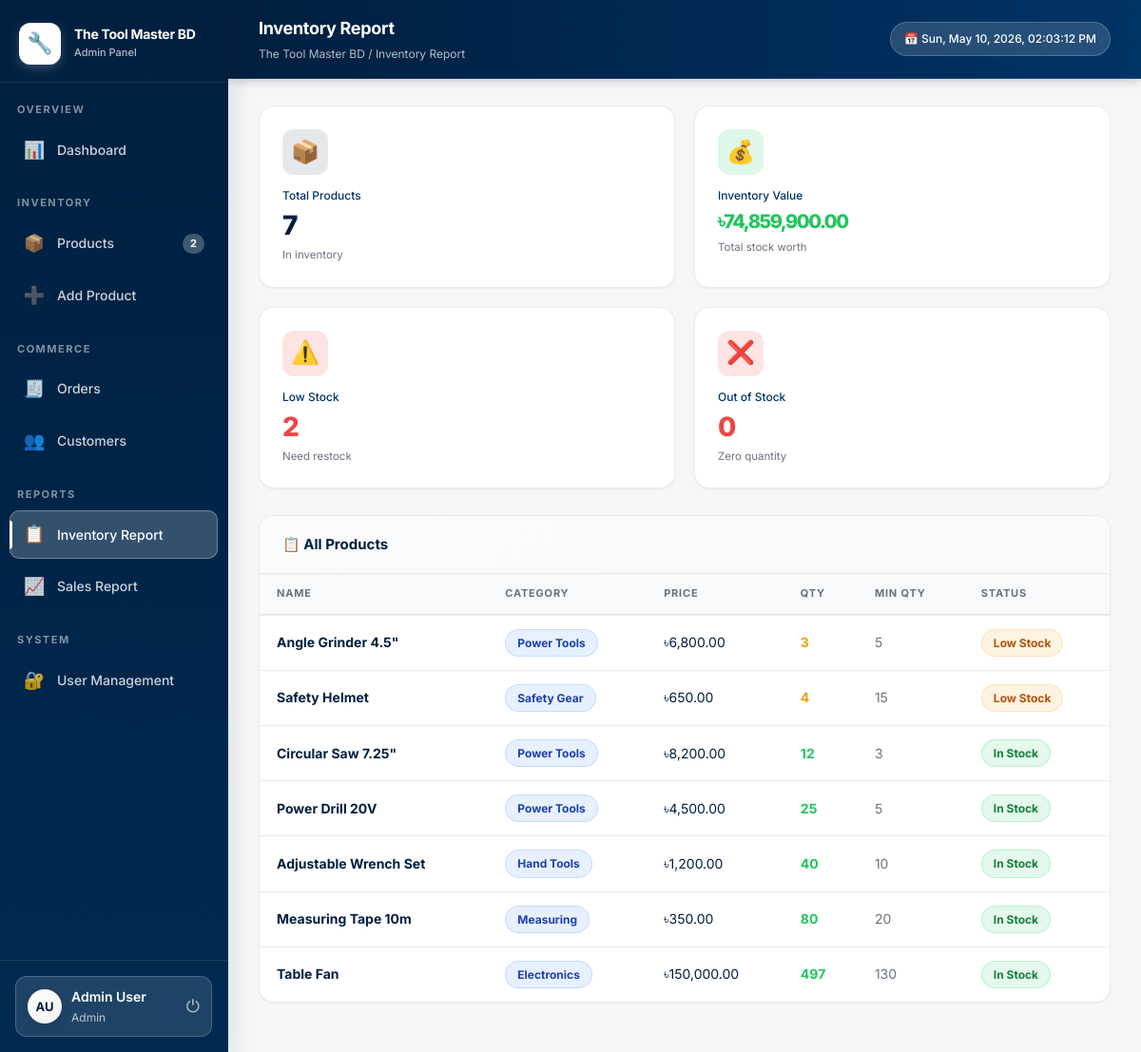
The page /inventory_report.php (signed in) on the database as committed earlier.
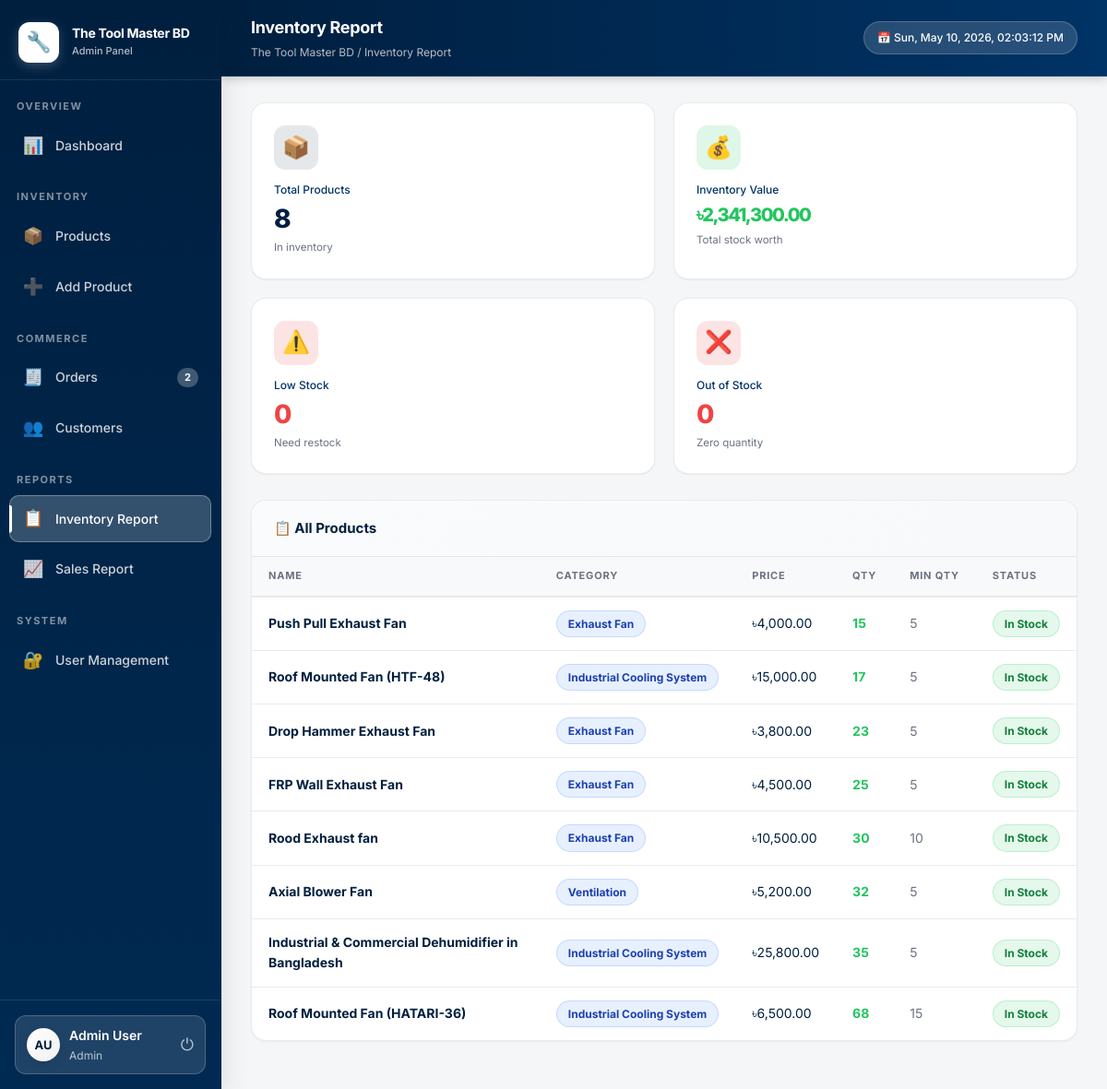
The same page on the database as committed later.
### tables this page shows
CREATE TABLE `products` (
  `id` int(11) NOT NULL,
  `name` varchar(200) NOT NULL,
  `category` varchar(100) DEFAULT NULL,
  `price` decimal(12,2) NOT NULL DEFAULT 0.00,
  `min_qty` int(11) NOT NULL DEFAULT 5,
  `supplier` varchar(150) DEFAULT NULL,
  `description` text DEFAULT NULL,
  `created_at` timestamp NOT NULL DEFAULT current_timestamp(),
  `image_url` varchar(255) DEFAULT NULL,
  `stock` int(11) DEFAULT 0,
  `quantity` int(11) DEFAULT 0
);

### inventory_report.php (the view, shortened to what the changed rows need)
<?php
$page_title = 'Inventory Report';
$active_nav = 'inventory_report';
require 'layout.php';
$products      = $conn->query("SELECT * FROM products ORDER BY quantity ASC");
$total_products= (int)$conn->query("SELECT COUNT(*) AS c FROM products")->fetch_assoc()['c'];
$low_stock     = (int)$conn->query("SELECT COUNT(*) AS c FROM products WHERE quantity <= min_qty")->fetch_assoc()['c'];
$inv_value     = (float)$conn->query("SELECT SUM(price*quantity) AS v FROM products")->fetch_assoc()['v'];
?>
<div class="stats-grid">
  <div class="stat-card"><div class="stat-ico c-orange">📦</div><div class="stat-lbl">Total Products</div><div class="stat-val c-orange"><?=$total_products?></div><div class="stat-hint">In inventory</div></div>
  <div class="stat-card"><div class="stat-ico c-green">💰</div><div class="stat-lbl">Inventory Value</div><div class="stat-val c-green" style="font-size:20px">৳<?=number_format($inv_value,2)?></div><div class="stat-hint">Total stock worth</div></div>
  <div class="stat-card"><div class="stat-ico c-red">⚠️</div><div class="stat-lbl">Low Stock</div><div class="stat-val c-red"><?=$low_stock?></div><div class="stat-hint">Need restock</div></div>
</div>
<div class="card">
  <div class="tbl-wrap"><table>
    <thead><tr><th>Name</th><th>Category</th><th>Price</th><th>Qty</th><th>Min Qty</th><th>Status</th></tr></thead>
    <tbody>
    <?php if($products->num_rows>0): while($p=$products->fetch_assoc()):
      if($p['quantity']==0) $status="<span class='badge b-red'>Out of Stock</span>";
      elseif($p['quantity']<=$p['min_qty']) $status="<span class='badge b-amber'>Low Stock</span>";
      else $status="<span class='badge b-green'>In Stock</span>";
    ?>
    <tr>
      <td><strong><?=htmlspecialchars($p['name'])?></strong></td>
      <td><span class="badge b-blue"><?=htmlspecialchars($p['category']??'—')?></span></td>
      <td>৳<?=number_format((float)$p['price'],2)?></td>
      <td style="font-weight:700;color:<?=$p['quantity']==0?'var(--red)':($p['quantity']<=$p['min_qty']?'var(--amber)':'var(--green)')?>"><?=$p['quantity']?></td>
      <td style="color:var(--text3)"><?=$p['min_qty']?></td>
      <td><?=$status?></td>
    </tr>
    <?php endwhile; else: ?>
    <tr><td colspan="6"><div class="empty-state"><div class="ei">📦</div>No products found</div></td></tr>
    <?php endif; ?>
    </tbody>
  </table></div>
</div>
</div></div></div></body></html>

### layout.php (shortened to what the changed rows need)
<?php
require_once (isset($base_path) ? $base_path : '') . 'db.php';
$page_title = $page_title ?? 'Dashboard';
$active_nav = $active_nav ?? '';
$low_stock      = (int)$conn->query("SELECT COUNT(*) AS c FROM products WHERE quantity <= min_qty")->fetch_assoc()['c'];
$pending_orders = (int)$conn->query("SELECT COUNT(*) AS c FROM orders WHERE status='pending'")->fetch_assoc()['c'];
?>
<!DOCTYPE html><html lang="en"><head>
<link rel="stylesheet" href="<?php echo isset($base_path) ? $base_path : ''; ?>includes/style.css"/>
</head><body>
<div class="layout">
  <aside class="sidebar">
    <a href="<?php echo isset($base_path) ? $base_path : ''; ?>products.php"
       class="nav-item <?= $active_nav==='products' ?'active':'' ?>">
      <span class="nav-icon">📦</span> Products
      <?php if ($low_stock > 0): ?><span class="nav-badge"><?= $low_stock ?></span><?php endif; ?>
    </a>
    <a href="orders.php"
       class="nav-item <?= $active_nav==='orders' ?'active':'' ?>">
      <span class="nav-icon">🧾</span> Orders
      <?php if ($pending_orders > 0): ?><span class="nav-badge"><?= $pending_orders ?></span><?php endif; ?>
    </a>
  </aside>
  <div class="main">
    <div class="topbar">
      <div>
        <h1><?= htmlspecialchars($page_title) ?></h1>
      </div>
    </div>
    <div class="content">

Rows that differ between the two databases and show on the page:
removed products: name "Angle Grinder 4.5\"", category "Power Tools", price "6,800.00", quantity "3", min_qty "5", shows "Low Stock"
removed products: name "Safety Helmet", category "Safety Gear", price "650.00", quantity "4", min_qty "15", shows "Low Stock"
removed products: name "Circular Saw 7.25\"", category "Power Tools", price "8,200.00", quantity "12", min_qty "3", shows "In Stock"
removed products: name "Power Drill 20V", category "Power Tools", price "4,500.00", quantity "25", min_qty "5", shows "In Stock"
removed products: name "Adjustable Wrench Set", category "Hand Tools", price "1,200.00", quantity "40", min_qty "10", shows "In Stock"
removed products: name "Measuring Tape 10m", category "Measuring", price "350.00", quantity "80", min_qty "20", shows "In Stock"
removed products: name "Table Fan", category "Electronics", price "150,000.00", quantity "497", min_qty "130", shows "In Stock"
added products: name "Push Pull Exhaust Fan", category "Exhaust Fan", price "4,000.00", quantity "15", min_qty "5", shows "In Stock"
added products: name "Roof Mounted Fan (HTF-48)", category "Industrial Cooling System", price "15,000.00", quantity "17", min_qty "5", shows "In Stock"
added products: name "Drop Hammer Exhaust Fan", category "Exhaust Fan", price "3,800.00", quantity "23", min_qty "5", shows "In Stock"
added products: name "FRP Wall Exhaust Fan", category "Exhaust Fan", price "4,500.00", quantity "25", min_qty "5", shows "In Stock"
added products: name "Rood Exhaust fan", category "Exhaust Fan", price "10,500.00", quantity "30", min_qty "10", shows "In Stock"
added products: name "Axial Blower Fan", category "Ventilation", price "5,200.00", quantity "32", min_qty "5", shows "In Stock"
added products: name "Industrial & Commercial Dehumidifier in Bangladesh", category "Industrial Cooling System", price "25,800.00", quantity "35", min_qty "5", shows "In Stock"
added products: name "Roof Mounted Fan (HATARI-36)", category "Industrial Cooling System", price "6,500.00", quantity "68", min_qty "15", shows "In Stock"
Other text that changed with them:
$pending_orders: (not shown) → "2"
$total_products: "7" → "8"
$inv_value: "74,859,900.00" → "2,341,300.00"
$low_stock: "2" → "0"
$low_stock: "2" → (not shown)
